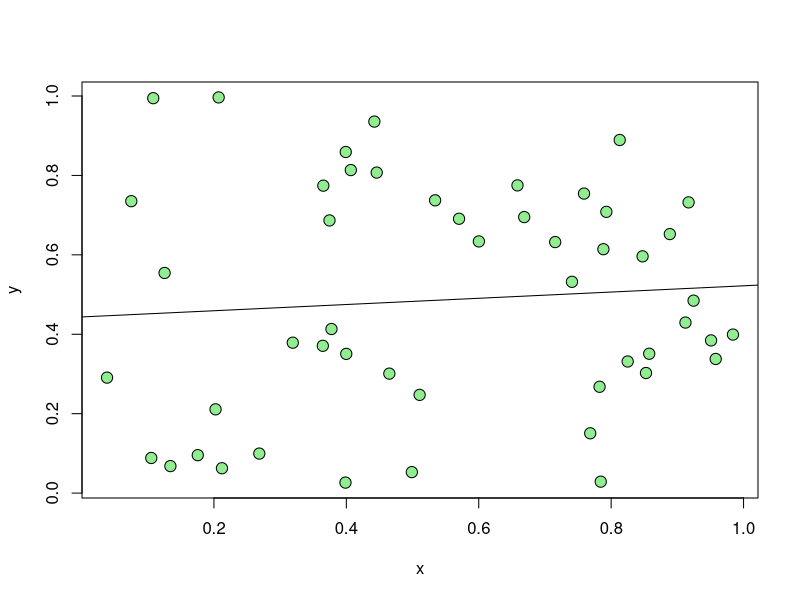
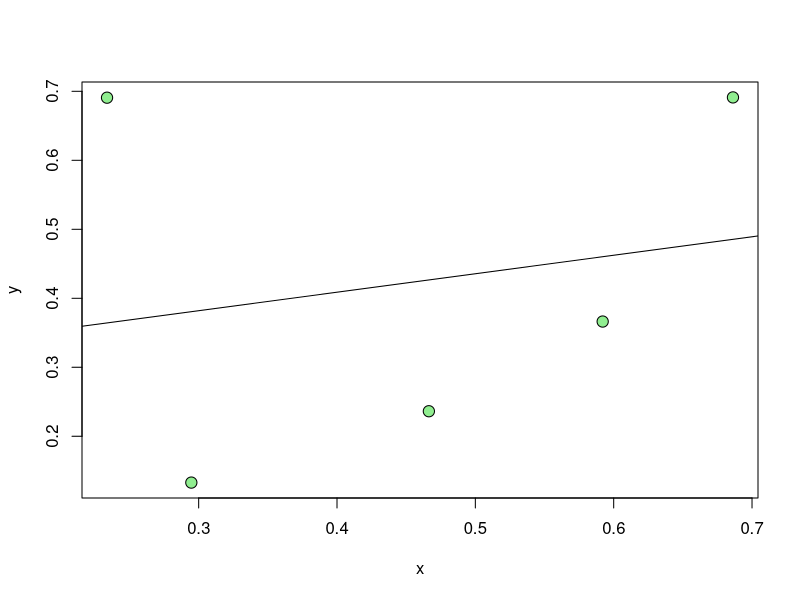
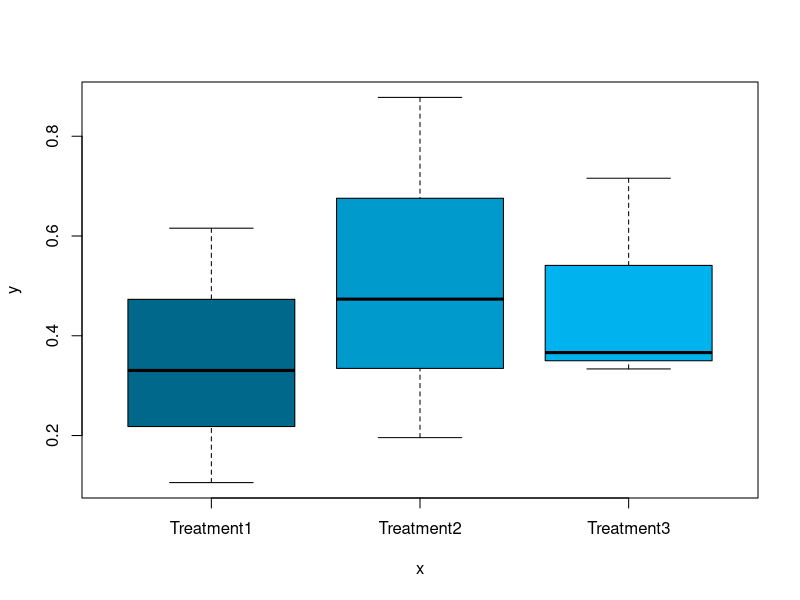
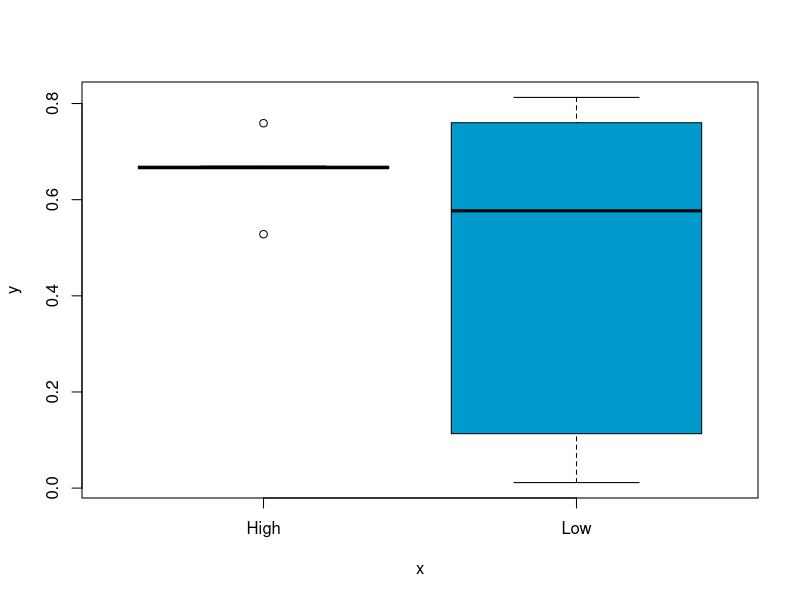
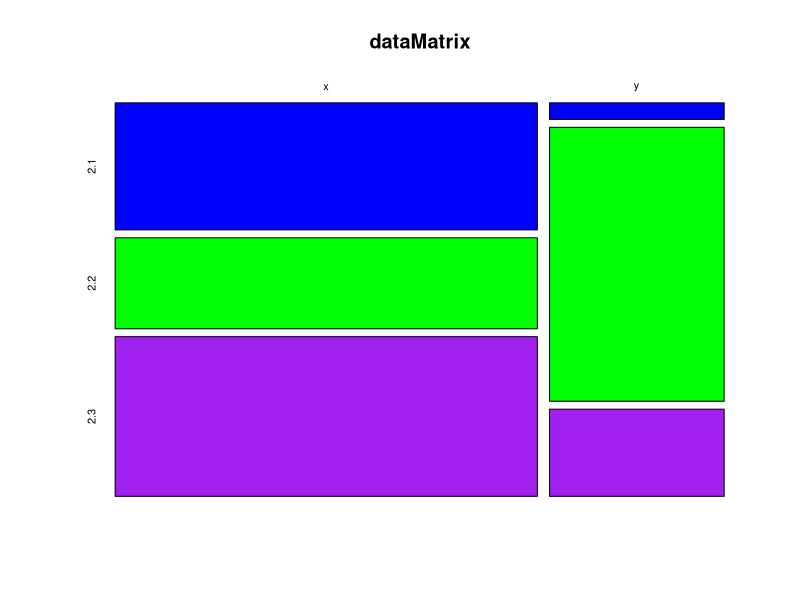
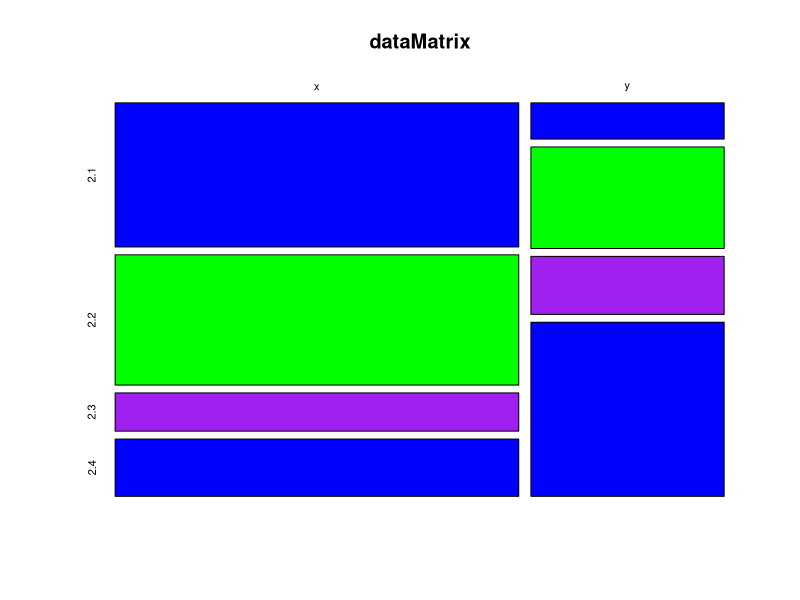
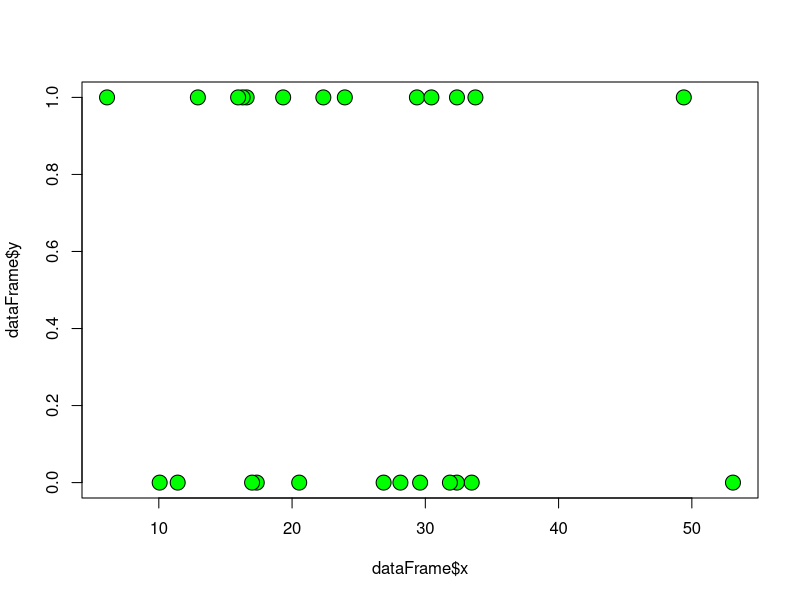
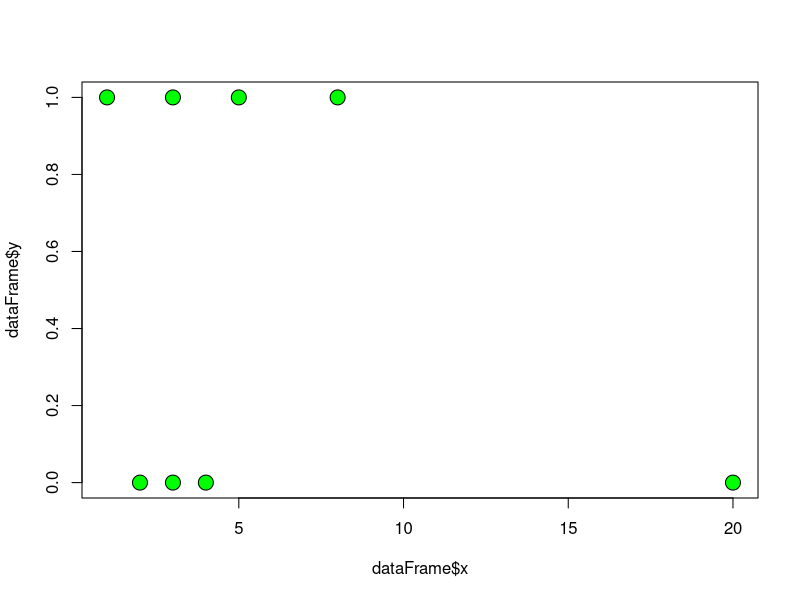

Generate these figures, in order, with R:
## ---- chunk 1

##################################################
# FUNCTION: fitLinear 
# fits a simple linear regression
# inputs: numeric vectors of predictor (x) and response (y)
# outputs: slope, standard error, t-value, p-value, and adjusted r-squared value
#------------------------------------------------- 
fitLinear <- function(x=runif(50),y=runif(50)) {
  dataFrame <- data.frame(x,y)
  myMod <- lm(y~x) 
  myOut <- c(slope=summary(myMod)$coefficients[2,1],
             standardError=summary(myMod)$coefficients[2,2],
             tValue=summary(myMod)$coefficients[2,3],
             pValue=summary(myMod)$coefficients[2,4],
             adjustedRsquared=summary(myMod)$adj.r)
  return(myOut)
}
##################################################

# run the function with its default values
fitLinear()

# create a tiny fake data set 
myData <- matrix(data=runif(10),nrow=5,ncol=2)
myData <- as.data.frame(myData)
colnames(myData) <- c("Time","Distance")

# run your code on the fake data
fitLinear(x=myData$Time,y=myData$Distance)


##################################################
# FUNCTION: fitLinearPlot
# fits a simple linear regression and creates a scatterplot
# inputs: numeric vectors of predictor (x) and response (y)
# outputs: scatterplot with regression line
#------------------------------------------------- 
fitLinearPlot <- function(x=runif(50),y=runif(50)) {
  dataFrame <- data.frame(x,y)
  myMod <- lm(y~x) 
  return(plot(y=y,x=x,pch=21,bg="lightgreen",cex=1.5, abline(myMod)))
}
##################################################

# illustrate the graphics function for your default settings and for the tiny fake data set
fitLinearPlot()
fitLinearPlot(x=myData$Time,y=myData$Distance)

## ---- chunk 2
##################################################
# FUNCTION: anova
# performs an analysis of variance
# inputs: a vector of categorical data (x) and a vector of continuous data (y)
# outputs: degrees of freedom, sums of squares, mean, F-value, and p-value
#------------------------------------------------- 
anova <- function(x=as.factor(rep(c("Treatment1","Treatment2","Treatment3"),each=3)),y=runif(9)) {
  dataFrame <- data.frame(x,y)
  myMod <- aov(y~x, data = dataFrame)
  myOut <- summary(myMod)
  return(myOut)
}
##################################################

# run the function with its default values
anova()

# create a tiny fake data set 
xVar <- as.factor(rep(c("High","Low"),each=5)) 
yVar <- runif(10)
dataFrame <- data.frame(xVar,yVar)

# run your code on the fake data
anova(x=dataFrame$xVar,y=dataFrame$yVar)


##################################################
# FUNCTION: anovaGraph
# performs an analysis of variance and creates a boxplot depicting the results
# inputs: a vector of categorical data (x) and a vector of continuous data (y)
# outputs: barplot 
#------------------------------------------------- 
anovaGraph <- function(x=as.factor(rep(c("Treatment1","Treatment2","Treatment3"),each=3)),y=runif(9)) {
  dataFrame <- data.frame(x,y)
  myMod <- aov(y~x, data = dataFrame)
  myOut <- boxplot(y~x,data=dataFrame,col=c("deepskyblue4","deepskyblue3","deepskyblue2"))
  return(myOut)
}
##################################################

# illustrate the graphics function for your default settings and for the tiny fake data set
anovaGraph()
anovaGraph(x=dataFrame$xVar,y=dataFrame$yVar)
## ---- chunk 3
##################################################
# FUNCTION: contTable
# performs a contingency table analysis (chi-squared test) 
# inputs: two vectors of count data
# outputs: chi-squared value, degrees of freedom, p-value
#------------------------------------------------- 
contTable <- function(x=sample(1:100,3),y=sample(1:100,3)) {
  dataMatrix <- rbind(x,y)
  myMod <- chisq.test(dataMatrix)
  return(print(myMod))
}
##################################################

# run the function with its default values
contTable()

# create a tiny fake data set 
vec1 <- sample(1:100,4)
vec2 <- sample(1:100,4)
dataFrame <- rbind(vec1,vec2)

# run your code on the fake data
contTable(x=dataFrame[1,], y=dataFrame[2,])


##################################################
# FUNCTION: contTableGraph
# performs a contingency table analysis (chi-squared test) and creates a mosaic plot
# inputs: two vectors of count data
# outputs: mosaic plot
#------------------------------------------------- 
contTableGraph <- function(x=sample(1:100,3),y=sample(1:100,3)) {
  dataMatrix <- rbind(x,y)
  myMod <- chisq.test(dataMatrix)
  myOut <- mosaicplot(x=dataMatrix,
           col=c("blue","green","purple"),
           shade=FALSE)
  return(myOut)
}
##################################################

# illustrate the graphics function for your default settings and for the tiny fake data set
contTableGraph()
contTableGraph(x=dataFrame[1,], y=dataFrame[2,])

## ---- chunk 4
##################################################
# FUNCTION: logReg
# performs a logistic regression analysis
# inputs: a vector of continuous data (x) and a vector of categorical data (y)
# outputs: slope, standard error, z-value, and p-value for the logistic regression
#------------------------------------------------- 
logReg <- function(x = rgamma(n=25,shape=5,scale=5), y = rbinom(n=25,size=1,p=0.5)) {
  dataFrame <- data.frame(x,y)
  myMod <- glm(y ~ x,
                 data=dataFrame,
                 family=binomial(link="logit"))
  return(summary(myMod)$coefficients)
}
##################################################

# run the function with its default values
logReg()

# create a tiny fake data set 
xVec <- c(2,3,8,20,4,1,3,5)
yVec <- c(0,1,1,0,0,1,0,1)
dataFrame <- data.frame(xVec,yVec)

# run your code on the fake data
logReg(x=dataFrame$xVec,y=dataFrame$yVec)

##################################################
# FUNCTION: logRegGraph
# performs a logistic regression analysis and creates a scatterplot depicting the results
# inputs: a vector of continuous data (x) and a vector of categorical data (y)
# outputs: scatterplot
#------------------------------------------------- 
logRegGraph <- function(x = rgamma(n=25,shape=5,scale=5), y = rbinom(n=25,size=1,p=0.5)) {
  dataFrame <- data.frame(x,y)
  myMod <- glm(y ~ x,
                 data=dataFrame,
                 family=binomial(link="logit"))
  myOut <- plot(x=dataFrame$x, y=dataFrame$y,pch=21,bg="green",cex=2)
  return(myOut)
}
##################################################

# illustrate the graphics function for your default settings and for the tiny fake data set
logRegGraph()
logRegGraph(x=dataFrame$xVec,y=dataFrame$yVec)

